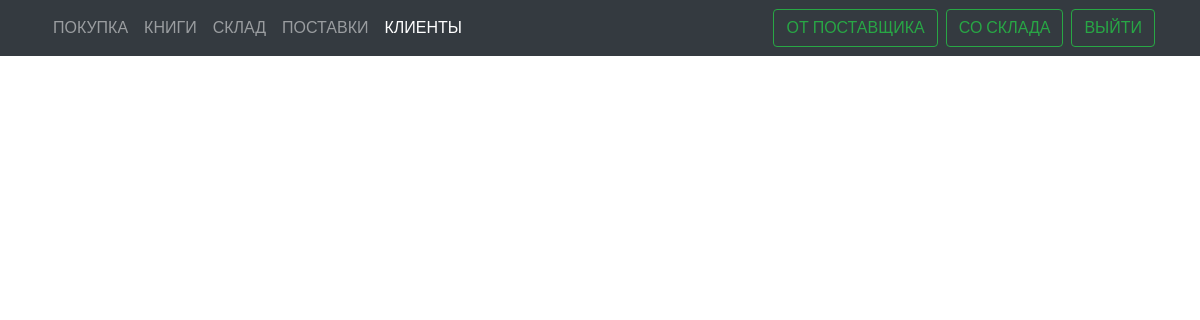
Page /workers/clients (signed in) on the earlier database version.
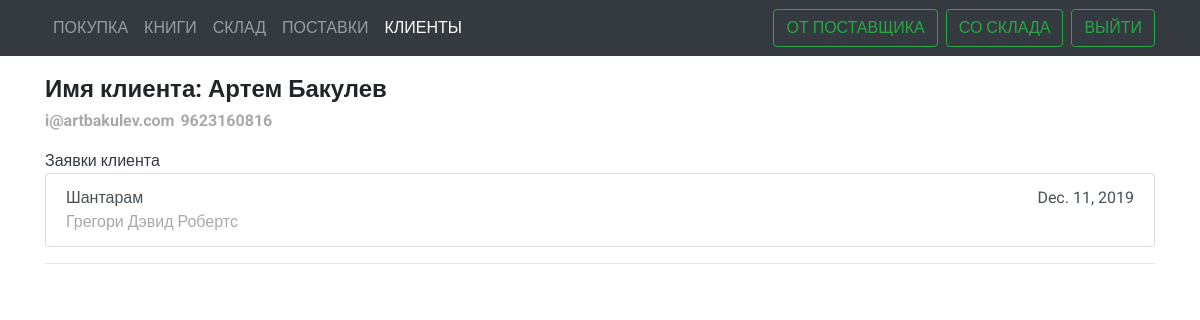
Same page on the later database version.
### book_shop/models.py (models this page shows, shortened)
class Client(models.Model):
    name = models.CharField(max_length=100)
    phone = models.CharField(max_length=12)
    email = models.CharField(max_length=50)

class Request(models.Model):
    book = models.ForeignKey(Book, on_delete=models.CASCADE, default=None)
    date = models.DateField(verbose_name="date of request", auto_now=True)

class SupplyRequest(Request):
    status = models.BooleanField(verbose_name="status of supply request", default=False)
    client = models.ForeignKey(Client, on_delete=models.CASCADE, default=None)

class Request(models.Model):
    book = models.ForeignKey(Book, on_delete=models.CASCADE, default=None)
    date = models.DateField(verbose_name="date of request", auto_now=True)

class Book(models.Model):
    title = models.CharField(max_length=100, default="")
    author = models.ForeignKey(Author, on_delete=models.CASCADE, default=None)
    publisher = models.ForeignKey(Publisher, on_delete=models.CASCADE, default=None)
    year = models.IntegerField(default=2000)
    price = models.FloatField(default=0.0)
    supply = models.ForeignKey(Supply, on_delete=models.CASCADE, default=None, null=True)
    TYPES_OF_AVAILABILITY = (
        ('SHOP', 'Available in shop'),
        ('WARE', 'Available in warehouse'),
        ('REQ', 'Available by request'),
    )
    availability = models.CharField(max_length=4, choices=TYPES_OF_AVAILABILITY, default="REQ")
    number_shop = models.IntegerField(default=0)
    number_ware = models.IntegerField(default=0)
    number_init = models.IntegerField(default=0)

class Author(models.Model):
    name = models.CharField(max_length=100)
    def __str__(self):
        return f'{self.name}'

### book_shop/views.py (the view)
# urls.py: path(r'workers/clients', views.worker_clients_view, name='clients'),
@login_required(login_url='/')
def worker_clients_view(request):
    clients = Client.objects.all()
    books = Book.objects.all()
    return render(request, 'book_shop/clients.html', {'books': books, 'clients': clients, 'requests_nav': 'clients'})

### templates/book_shop/clients.html (shortened to what this page needs)
{% extends 'book_shop/base.html' %}
{% block content %}
    {% include 'book_shop/components/navbar.html' %}
    <div class="main container">
        {% for client in clients %}
            <div class="mt-3 mb-3">
                <h4 class="font-weight-bold">Имя клиента: {{ client.name }}
                    <br/>
                    <div class="grey d-inline">{{ client.email }}</div>
                    <div class="grey d-inline">{{ client.phone }}</div>
                </h4>
                <div class="text-dark mt-3">Заявки клиента</div>
                <div class="list-group">
                    {% for request in client.supplyrequest_set.all %}
                        <a href="#" class="list-group-item list-group-item-action d-flex justify-content-between">
                            <div>{{ request.book.title }}
                                <div class="grey">{{ request.book.author }}</div>
                            </div>
                            <div>{{ request.date }}</div>
                        </a>
                    {% endfor %}
                </div>
            </div>
            <hr>
        {% endfor %}
    </div>
{% endblock %}

Differences in the rows shown:
added Client: name "Артем Бакулев", email "i@artbakulev.com", phone "9623160816"
added SupplyRequest: book "Шантарам", book.author "Грегори Дэвид Робертс", date "Dec. 11, 2019"
